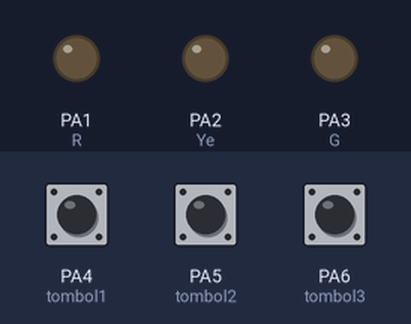
This sketch was run on a simulated STM32 Blue Pill. Parts: output pins drawn as LEDs (lit = HIGH). The test bench sets the inputs (shaded band); at power-on: PA4 (tombol1) LOW, PA5 (tombol2) LOW, PA6 (tombol3) LOW. What the sketch prints to the serial monitor is not drawn.

Above: at 1.2 s.
1.3 s: PA4 (tombol1) pulled HIGH for 0.15 s
At 1.37 s:
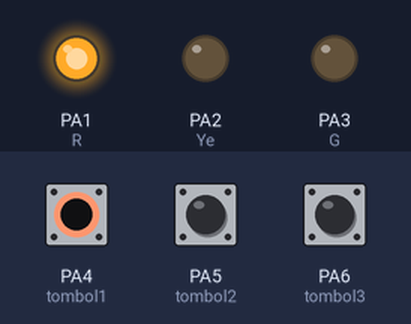
2.9 s: PA5 (tombol2) pulled HIGH for 0.15 s
At 2.97 s:
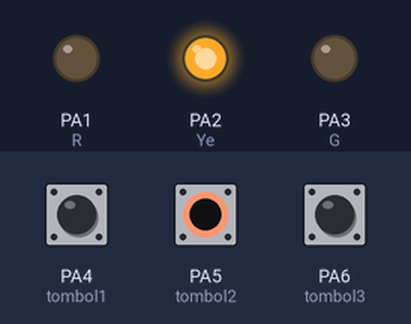
4.5 s: PA6 (tombol3) pulled HIGH for 0.15 s
At 4.57 s:
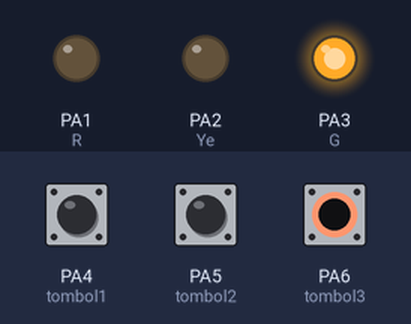
6.1 s: PA6 (tombol3) pulled HIGH for 3.2 s
At 10.0 s:
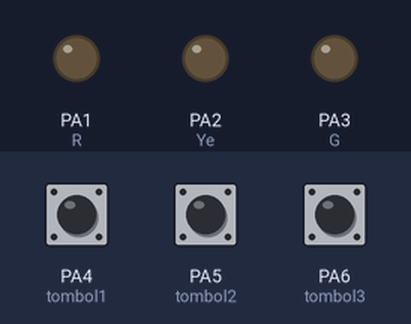
10.8 s: PA4 (tombol1) pulled HIGH for 3.2 s
At 11.1 s:
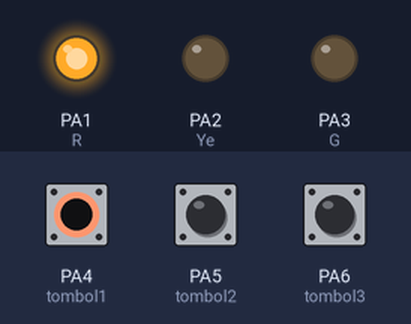
15.5 s: PA5 (tombol2) pulled HIGH for 1 s
At 17.8 s:
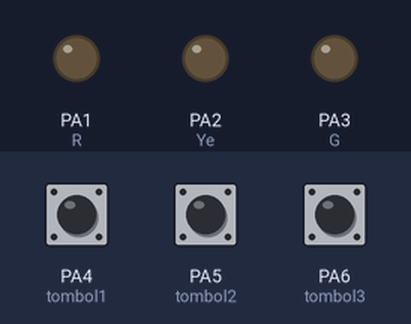
Timing chart, 0 to 19.3 s (numbered marks = the images above; inputs shaded):
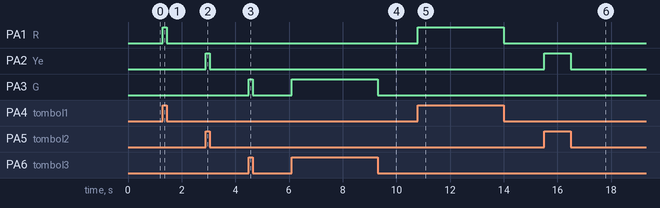

Measured:
- after the input at 1.3 s, PA1 (R): LOW → HIGH at once, → LOW 0.15 s later
- after the input at 2.9 s, PA2 (Ye): LOW → HIGH at once, → LOW 0.15 s later
- after the input at 4.5 s, PA3 (G): LOW → HIGH at once, → LOW 0.15 s later
- after the input at 6.1 s, PA3 (G): LOW → HIGH at once, → LOW 3.2 s later
- after the input at 10.8 s, PA1 (R): LOW → HIGH at once, → LOW 3.2 s later
- after the input at 15.5 s, PA2 (Ye): LOW → HIGH at once, → LOW 1.0 s later

The sketch:

LED_Challange.ino
```cpp
int R = PA1;
int Ye = PA2;
int G =  PA3;
int tombol1 = PA4;
int tombol2 = PA5;
int tombol3 = PA6;

void setup() {
  pinMode (R, OUTPUT);
  pinMode (Ye, OUTPUT);
  pinMode (G, OUTPUT);
  pinMode (tombol1, INPUT);
  pinMode (tombol2, INPUT);
  pinMode (tombol3, INPUT);
}

void loop() {
  int bacaTombol1=digitalRead(tombol1);
  int bacaTombol2=digitalRead(tombol2);
  int bacaTombol3=digitalRead(tombol3);

  Serial.print(" | Kondisi Tombol 1:"); Serial.print(bacaTombol1);
  Serial.print(" | Kondisi Tombol 2:"); Serial.print(bacaTombol2);
  Serial.print(" | Kondisi Tombol 3:"); Serial.print(bacaTombol3);
  Serial.println();


  //Logic1
  if (bacaTombol1 == 1){
    digitalWrite(R,HIGH);
  }
  else{
    digitalWrite(R,LOW);
  }
  if (bacaTombol2 == 1){
    digitalWrite(Ye,HIGH);
  }
  else{
    digitalWrite(Ye,LOW);
  }
  if (bacaTombol3 == 1){
    digitalWrite (G,HIGH);
  }
  else{
    digitalWrite (G,LOW);
  }
}
```
